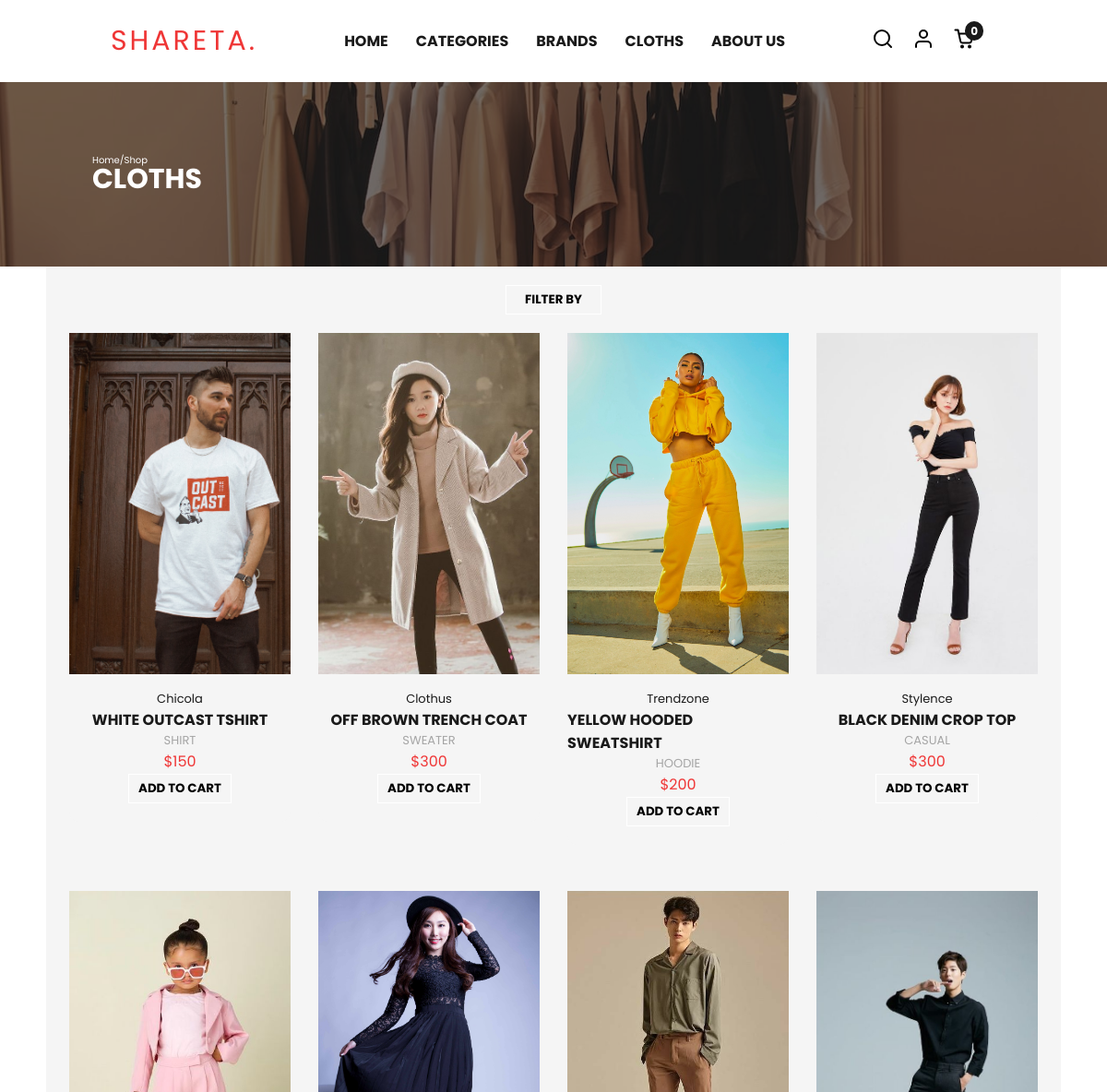
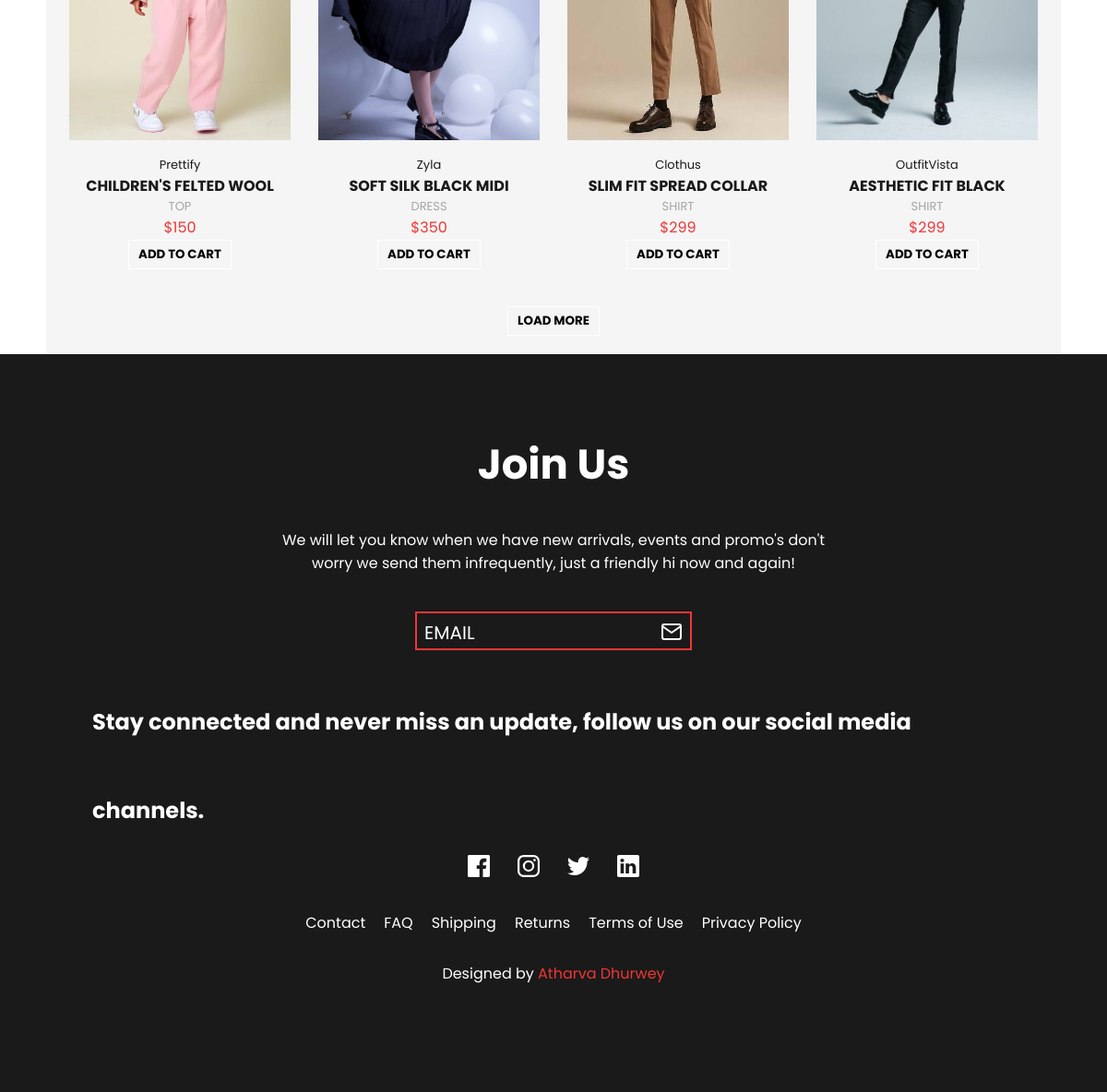
The app's page /product_list with its own data (2 pictures, top to bottom).
### main/models.py (models this page shows, shortened)
class Product(models.Model):
    title = models.CharField(max_length=100)
    slug = models.SlugField(unique=True, blank=True)
    details = models.TextField()
    specs = models.TextField()
    category = models.ForeignKey(Category, on_delete=models.CASCADE)
    brand = models.ForeignKey(Brand, on_delete=models.CASCADE)
    status = models.BooleanField(default=True)
    is_featured = models.BooleanField(default=False)
    class Meta:
        verbose_name_plural = '4. Products'

class ProductAttribute(models.Model):
    product = models.ForeignKey(Product, on_delete=models.CASCADE)
    size = models.ForeignKey(Size, on_delete=models.CASCADE)
    price = models.PositiveIntegerField(default=0)
    image = models.ImageField(upload_to="images/product_imgs/", null=True)
    class Meta:
        verbose_name_plural = '5. ProductAttributes'

class Brand(models.Model):
    title = models.CharField(max_length=100)
    image = models.ImageField(upload_to="images/brand_imgs/")
    class Meta:
        verbose_name_plural = '2. Brands'
    def __str__(self):
        return self.title

class Category(models.Model):
    title = models.CharField(max_length=100)
    gender = models.CharField(max_length=100, choices=(
        ('Male', 'Male'), ('Female', 'Female'), ('Kid', 'Kid')), default='Male')
    image = models.ImageField(upload_to="images/cat_imgs/")
    class Meta:
        verbose_name_plural = '1. Categories'

### main/views.py (the view)
# urls.py: path('product_list', views.product_list, name='product-list'),
def product_list(request):
    total_data = Product.objects.count()
    data = Product.objects.all().order_by('-id')[:14]
    return render(request, 'products.html', {
        'productlist': data,
        'total_data': total_data,
    })

### main/template_context.py (called while the page is built)
def get_filters(request):
    cats = Product.objects.distinct().values('category__title','category__gender','category__id')
    brands = Product.objects.distinct().values('brand__title', 'brand__id')
    sizes = ProductAttribute.objects.distinct().values('size__title', 'size__id')
    minMaxPrice = ProductAttribute.objects.aggregate(Min('price'), Max('price'))
    data = {
        'cats': cats,
        'brands': brands,
        'sizes': sizes,
        'minMaxPrice' : minMaxPrice,
        }
    return data

### main/templates/products.html (shortened to what this page needs)
{% load static %}
<!DOCTYPE html>
<html lang="en">
<head>
    <link rel="stylesheet" href="{% static 'css/style.css' %}">
    <link rel="stylesheet" href="{% static 'css/productsStyle.css' %}">
</head>
<body>
    {% include "header.html" %}
    <section class="upperBanner-container">
        <div class="upperBanner-color">
        </div>
        <div class="upperBanner-content">
            <p>Home/Shop</p>
            <h1>CLOTHS</h1>
        </div>
    </section>
    <section class="products-main-container">
        <div class="filter-main-container">
            {% include "filter.html" %}
        </div>
        <div class="product-container" id="filteredProducts">
            {% for product in productlist %}
            <div class="product">
                <div class="image">
                    <a href="/product/{{product.slug}}/{{product.id}}"><img src="/media/{{product.productattribute_set.first.image}}"
                            alt="{{product.title}}"></a>
                </div>
                <div class="product-content">
                    <h2 class="productCompany">{{product.brand}}</h2>
                    <h2 class="productName"><a href="/product/{{product.slug}}/{{product.id}}">{{product.title}}</a>
                    </h2>
                    <h3 class="productCategory">{{product.category.title}}</h3>
                    <div class="product-content-price-align">
                        <span class="product-content-price-align-symbol">$</span>
                        <span class="productPrice product-price-{{product.id}}">{{product.productattribute_set.first.price}}</span>
                    </div>
                    <div class="productView">
                        <button class="btn-5 add-to-cart" data-index="{{product.id}}">Add to Cart</button>
                    </div>
                </div>
            </div>
            {% endfor %}
        </div>
        <div class="products-pagination-container">
            <button class="btn-5" data-limit="14" data-total="{{total_data}}" id="loadMore">Load More</button>
        </div>
    </section>
    {% include "footer.html" %}
</body>
</html>

### main/templates/header.html (shortened to what this page needs)
<header class="main-header">
    <div class="header-content">
        <div class="left"><a href="{% url 'home' %}">Shareta.</a></div>
        <ul class="center" id="nav-menu">
            <li class="nav_item"><a href="{% url 'home' %}" class="nav_link">HOME</a></li>
            <li class="nav_item"><a href="{% url 'products' %}" class="nav_link">CATEGORIES</a></li>
            <li class="nav_item"><a href="{% url 'brands' %}" class="nav_link">BRANDS</a></li>
            <li class="nav_item"><a href="{% url 'product-list' %}" class="nav_link">CLOTHS</a></li>
            <li class="nav_item"><a href="{% url 'aboutUs' %}" class="nav_link">ABOUT US</a></li>
        </ul>
        <div class="right">
            <button style="display: inline;" class="navbar-icon" id="searchToggle">
                <svg xmlns="http://www.w3.org/2000/svg" width="24" height="24" viewBox="0 0 24 24" fill="none"
                    stroke="#000000" stroke-width="2" stroke-linecap="round" stroke-linejoin="round">
                    <circle cx="11" cy="11" r="8"></circle>
                    <line x1="21" y1="21" x2="16.65" y2="16.65"></line>
                </svg>
            </button>
            <button style="display: inline;" class="navbar-icon" id="accountToggle">
                <svg xmlns="http://www.w3.org/2000/svg" width="24" height="24" viewBox="0 0 24 24" fill="none"
                    stroke="#000000" stroke-width="2" stroke-linecap="round" stroke-linejoin="round">
                    <path d="M20 21v-2a4 4 0 0 0-4-4H8a4 4 0 0 0-4 4v2"></path>
                    <circle cx="12" cy="7" r="4"></circle>
                </svg>
            </button>
            <span class="cart-icon navbar-icon">
                <button type="submit" id="mainBtn">
                    <span class="cart-count cart-list">{{request.session.cartdata|length}}</span>
                </button>
            </span>
        </div>
    </div>
</header>

### main/templates/filter.html (shortened to what this page needs)
{% load static %}
<button id="filterToggle" class="btn-5">Filter By</button>

### main/templates/footer.html (shortened to what this page needs)
<section class="footer-container">
    <div class="joinUs-main">
        <div class="joinUs-content">
            <h1>Join Us</h1>
            <p>We will let you know when we have new arrivals, events and promo's don't worry we send them
                infrequently, just a friendly hi now and again!
            </p>
        </div>
        <form action="" class="joinUs-submit-form">
            <div class="joinUs-inputBox">
                <input type="email" placeholder=" " required>
                <span class="joinUs-icon">
                    <svg xmlns="http://www.w3.org/2000/svg" viewBox="0 0 24 24" fill="none" stroke-linecap="round"
                        stroke-linejoin="round">
                        <path d="M4 4h16c1.1 0 2 .9 2 2v12c0 1.1-.9 2-2 2H4c-1.1 0-2-.9-2-2V6c0-1.1.9-2 2-2z">
                        </path>
                        <polyline points="22,6 12,13 2,6"></polyline>
                    </svg>
                </span>
                <span class="joinUs-email">email</span>
            </div>
        </form>
        <div class="followUs-content">
            <h1>Stay connected and never miss an update, follow us on our social media channels.</h1>
            <ul class="followUs-socials">
                <li class="followUs-socials-link">
                    <a href="#">
                        <svg xmlns="http://www.w3.org/2000/svg" width="24" height="24" viewBox="0 0 24 24">
                            <path
                                d="M22.5 0c.83 0 1.5.67 1.5 1.5v21c0 .83-.67 1.5-1.5 1.5h-6v-9h3l.75-3.75H16.5v-1.5c0-1.5.75-2.25 2.25-2.25h1.5V3.75h-3c-2.76 0-4.5 2.16-4.5 5.25v2.25h-3V15h3v9H1.5A1.5 1.5 0 0 1 0 22.5v-21C0 .67.67 0 1.5 0h21z" />
                        </svg>
                    </a>
                </li>
                <li class="followUs-socials-link">
                    <a href="#">
                    </a>
                </li>
                <li class="followUs-socials-link">
                    <a href="#">
                    </a>
                </li>
                <li class="followUs-socials-link">
                    <a href="#">
                    </a>
                </li>
            </ul>
        </div>
        <div class="footerOthers">
            <ul class="footerOtherLinks">
                <li>Contact</li>
                <li>FAQ</li>
                <li>Shipping</li>
                <li>Returns</li>
                <li>Terms of Use</li>
                <li>Privacy Policy</li>
            </ul>
        </div>
        <div class="footerBottom">
            <p>Designed by <span>Atharva Dhurwey</span></p>
        </div>
    </div>
</section>

### main/static/css/productsStyle.css (style rules this page uses)
.upperBanner-container { position: relative; width: 100%; height: 200px; background: url("../images/cloths/productsBanner.jpeg"); background-position: 0 -222px; background-size: cover; display: flex; justify-content: center; }
.upperBanner-container .upperBanner-color { z-index: 0; position: absolute; width: 100%; height: 100%; top: 0; left: 0; background-color: #1a1a1a; opacity: 0.6; }
.upperBanner-container .upperBanner-content { position: absolute; max-width: 1000px; width: 100%; height: 100%; margin: 0 auto; z-index: 1; color: #ffffff; display: flex; flex-direction: column; justify-content: center; line-height: 1; }
.upperBanner-container .upperBanner-content p { font-size: 10px; }
.upperBanner-container .upperBanner-content h1 { font-size: 30px; }
.products-main-container { max-width: 1100px; min-height: 300px; background-color: whitesmoke; margin: 0 auto; display: flex; justify-content: center; align-items: center; flex-direction: column; }
.products-main-container .filter-main-container { margin-top: 20px; display: flex; flex-direction: column; justify-content: center; align-items: center; gap: 15px; }
.products-main-container .filter-main-container button { padding: 5px 20px; }
.products-main-container .product-container { width: 100%; max-width: 1100px; margin: 0 auto; height: 70%; display: flex; justify-content: space-between; flex-wrap: wrap; justify-content: center; gap: 30px; }
.products-main-container .product-container .product { position: relative; background-color: whitesmoke; width: 240px; height: 100%; display: flex; flex-direction: column; justify-content: space-between; margin-top: 20px; padding-bottom: 20px; border-radius: 10px; transition: 0.3s; }
.products-main-container .product-container .product .image { width: 100%; height: 85%; display: grid; place-items: center; overflow: hidden; }
.products-main-container .product-container .product .image img { overflow: hidden; -o-object-fit: cover; object-fit: cover; -o-object-position: 0% 0%; object-position: 0% 0%; width: 100%; height: 370px; }
.products-main-container .product-container .product .product-content { margin-top: 10px; width: 100%; display: flex; flex-direction: column; justify-content: space-between; align-items: center; }
.products-main-container .product-container .product .product-content .productCompany { color: #1a1a1a; font-size: small; font-weight: 400; text-transform: capitalize; }
.products-main-container .product-container .product .product-content .productName { display: flex; justify-content: center; align-items: center; }
.products-main-container .product-container .product .product-content .productName a { color: #1a1a1a; font-size: medium; font-weight: 700; text-transform: uppercase; text-decoration: none; }
.products-main-container .product-container .product .product-content .productCategory { color: #a5a5a5; font-size: small; font-weight: 400; text-transform: uppercase; }
.products-main-container .product-container .product .product-content .product-content-price-align { display: flex; }
.products-main-container .product-container .product .product-content .product-content-price-align .product-content-price-align-symbol { color: #ef3636; }
.products-main-container .product-container .product .product-content .product-content-price-align .productPrice { color: #ef3636; }
.products-main-container .product-container .product .product-content .productView { margin: 0 auto; margin-top: 1px; }
.products-main-container .products-pagination-container { margin: 20px auto; }

### records on screen
Product: productattribute_set.first.image (picture), brand "Chicola", title "WHITE OUTCAST TSHIRT", category "SHIRT", productattribute_set.first.price "150"
Product: productattribute_set.first.image (picture), brand "Clothus", title "OFF BROWN TRENCH COAT", category "SWEATER", productattribute_set.first.price "300"
Product: productattribute_set.first.image (picture), brand "Trendzone", title "YELLOW HOODED SWEATSHIRT", category "HOODIE", productattribute_set.first.price "200"
Product: productattribute_set.first.image (picture), brand "Stylence", title "BLACK DENIM CROP TOP", category "CASUAL", productattribute_set.first.price "300"
Product: productattribute_set.first.image (picture), brand "Prettify", title "CHILDREN'S FELTED WOOL", category "TOP", productattribute_set.first.price "150"
Product: productattribute_set.first.image (picture), brand "Zyla", title "SOFT SILK BLACK MIDI", category "DRESS", productattribute_set.first.price "350"
Product: productattribute_set.first.image (picture), brand "Clothus", title "SLIM FIT SPREAD COLLAR", category "SHIRT", productattribute_set.first.price "299"
Product: productattribute_set.first.image (picture), brand "OutfitVista", title "AESTHETIC FIT BLACK", category "SHIRT", productattribute_set.first.price "299"

### other values on screen
{{ request.session.cartdata|length }} "0"
